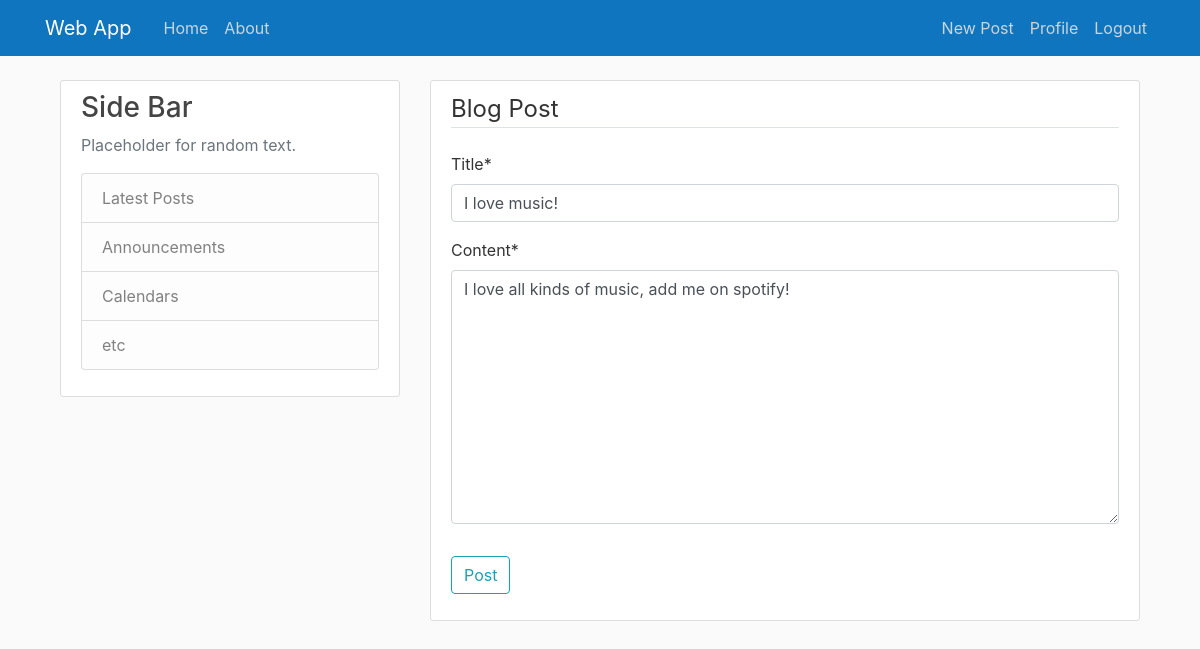
/blog/post/1/update/ (signed in), run on the app's committed database.
### blog/models.py (models this page shows, shortened)
class Post(models.Model):
    title = models.CharField(max_length=100)
    content = models.TextField()
    date_posted = models.DateTimeField(default=timezone.now)
    author = models.ForeignKey(User, on_delete=models.CASCADE)

### blog/views.py (the view, shortened to what this page needs)
# urls.py: path('post/<int:pk>/update/', PostUpdateView.as_view(), name='post-update'),
class PostUpdateView(LoginRequiredMixin, UserPassesTestMixin, UpdateView):
    model = Post
    fields = ['title', 'content']
    def test_func(self):
        post = self.get_object()
        return self.request.user == post.author

### blog/templates/blog/post_form.html (shortened to what this page needs)
{% extends 'blog/base.html' %}
{% load crispy_forms_tags %}
{% block content %}
<div class="content-section">
    <form method="POST">
        <fieldset class="form-group">
            <legend class="border-bottom mb-4">Blog Post</legend>
            {{ form|crispy }}
        </fieldset>
        <div class="form-group">
            <button class="btn btn-outline-info" type="submit">Post</button>
        </div>
    </form>
</div>
{% endblock %}

### blog/static/blog/main.css (style rules this page uses)
body { background: #fafafa; color: #333333; margin-top: 5rem; }
.content-section { background: #ffffff; padding: 10px 20px; border: 1px solid #dddddd; border-radius: 3px; margin-bottom: 20px; }

### data on the page
Post: title "I love music!", content "I love all kinds of music, add me on spotify!"
